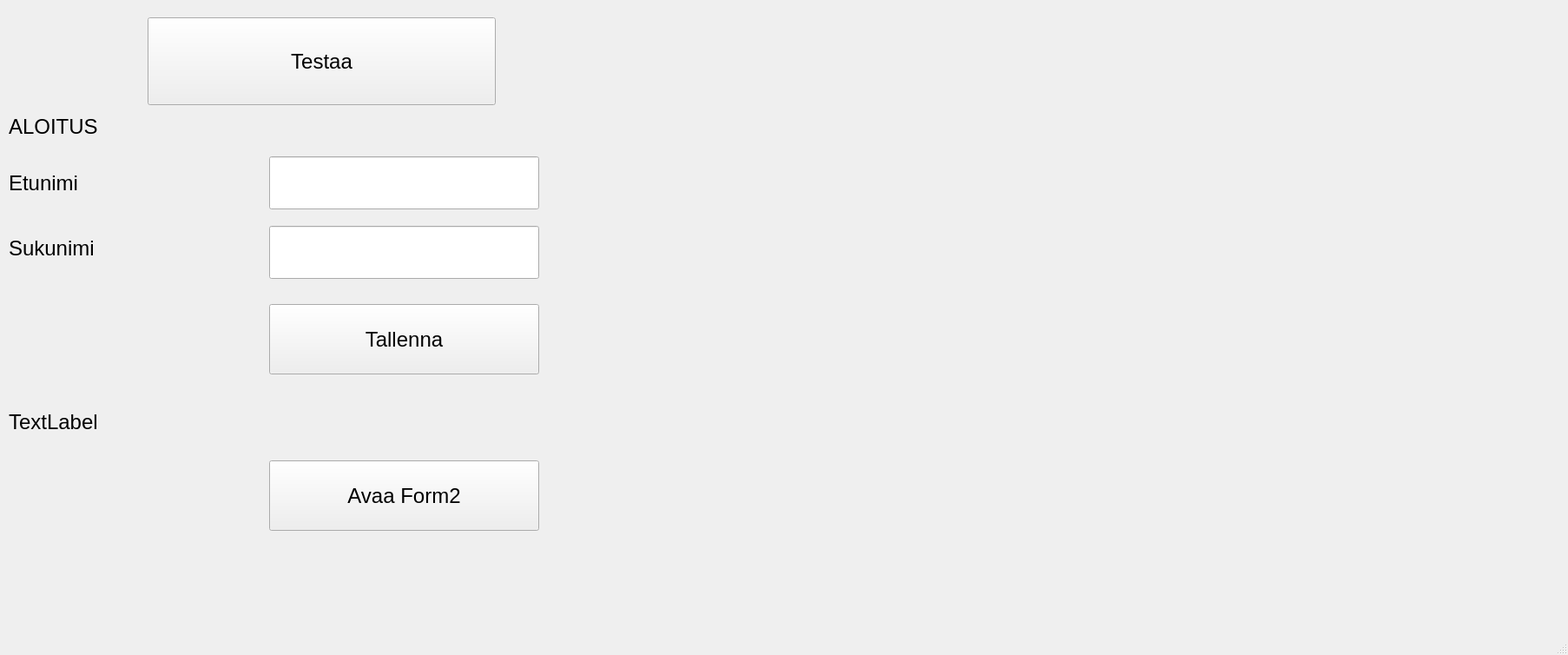
<?xml version="1.0" encoding="UTF-8"?>
<ui version="4.0">
 <class>MainWindow</class>
 <widget class="QMainWindow" name="MainWindow">
  <property name="geometry">
   <rect>
    <x>0</x>
    <y>0</y>
    <width>1806</width>
    <height>754</height>
   </rect>
  </property>
  <property name="windowTitle">
   <string>MainWindow</string>
  </property>
  <widget class="QWidget" name="centralwidget">
   <widget class="QPushButton" name="btnTest">
    <property name="geometry">
     <rect>
      <x>170</x>
      <y>20</y>
      <width>401</width>
      <height>101</height>
     </rect>
    </property>
    <property name="font">
     <font>
      <pointsize>18</pointsize>
     </font>
    </property>
    <property name="text">
     <string>Testaa</string>
    </property>
   </widget>
   <widget class="QLabel" name="labelResult">
    <property name="geometry">
     <rect>
      <x>10</x>
      <y>120</y>
      <width>421</width>
      <height>51</height>
     </rect>
    </property>
    <property name="font">
     <font>
      <pointsize>18</pointsize>
     </font>
    </property>
    <property name="text">
     <string>ALOITUS</string>
    </property>
   </widget>
   <widget class="QLabel" name="fname">
    <property name="geometry">
     <rect>
      <x>10</x>
      <y>185</y>
      <width>221</width>
      <height>51</height>
     </rect>
    </property>
    <property name="font">
     <font>
      <pointsize>18</pointsize>
     </font>
    </property>
    <property name="text">
     <string>Etunimi</string>
    </property>
   </widget>
   <widget class="QLineEdit" name="textFname">
    <property name="geometry">
     <rect>
      <x>310</x>
      <y>180</y>
      <width>311</width>
      <height>61</height>
     </rect>
    </property>
    <property name="font">
     <font>
      <pointsize>18</pointsize>
     </font>
    </property>
   </widget>
   <widget class="QLabel" name="lname">
    <property name="geometry">
     <rect>
      <x>10</x>
      <y>260</y>
      <width>221</width>
      <height>51</height>
     </rect>
    </property>
    <property name="font">
     <font>
      <pointsize>18</pointsize>
     </font>
    </property>
    <property name="text">
     <string>Sukunimi</string>
    </property>
   </widget>
   <widget class="QLineEdit" name="textLname">
    <property name="geometry">
     <rect>
      <x>310</x>
      <y>260</y>
      <width>311</width>
      <height>61</height>
     </rect>
    </property>
    <property name="font">
     <font>
      <pointsize>18</pointsize>
     </font>
    </property>
   </widget>
   <widget class="QPushButton" name="btnSave">
    <property name="geometry">
     <rect>
      <x>310</x>
      <y>350</y>
      <width>311</width>
      <height>81</height>
     </rect>
    </property>
    <property name="font">
     <font>
      <pointsize>18</pointsize>
     </font>
    </property>
    <property name="text">
     <string>Tallenna</string>
    </property>
   </widget>
   <widget class="QLabel" name="labelMessage">
    <property name="geometry">
     <rect>
      <x>10</x>
      <y>450</y>
      <width>681</width>
      <height>71</height>
     </rect>
    </property>
    <property name="font">
     <font>
      <pointsize>18</pointsize>
     </font>
    </property>
    <property name="text">
     <string>TextLabel</string>
    </property>
   </widget>
   <widget class="QPushButton" name="btnOpenForm2">
    <property name="geometry">
     <rect>
      <x>310</x>
      <y>530</y>
      <width>311</width>
      <height>81</height>
     </rect>
    </property>
    <property name="font">
     <font>
      <pointsize>18</pointsize>
     </font>
    </property>
    <property name="text">
     <string>Avaa Form2</string>
    </property>
   </widget>
  </widget>
  <widget class="QMenuBar" name="menubar">
   <property name="geometry">
    <rect>
     <x>0</x>
     <y>0</y>
     <width>1806</width>
     <height>22</height>
    </rect>
   </property>
  </widget>
  <widget class="QStatusBar" name="statusbar"/>
 </widget>
 <resources/>
 <connections/>
</ui>
